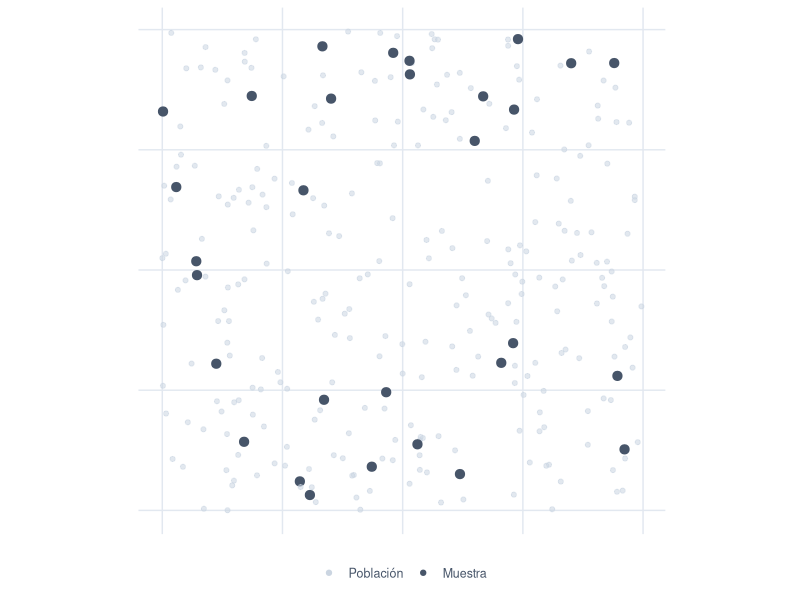
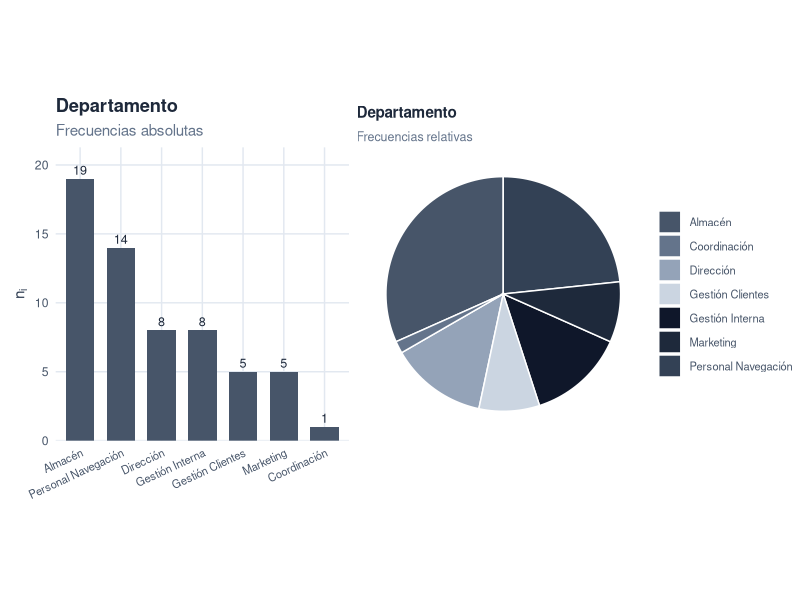
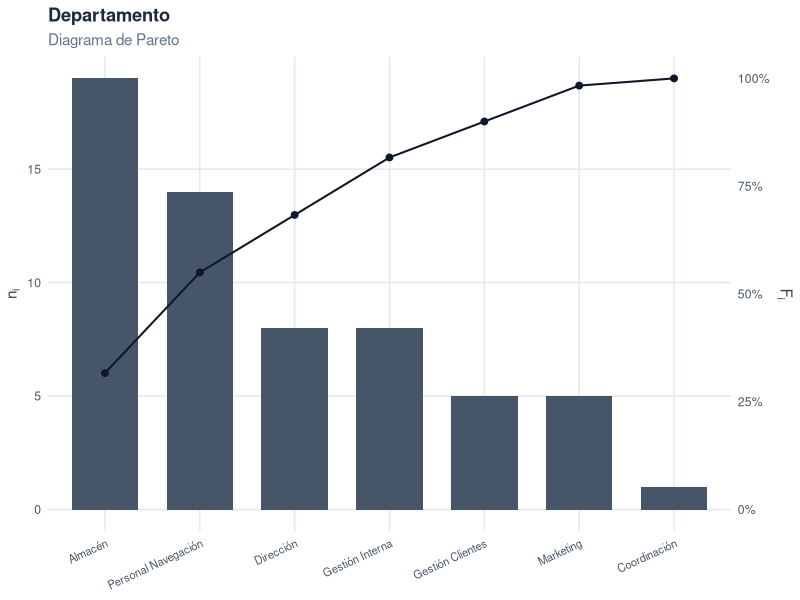
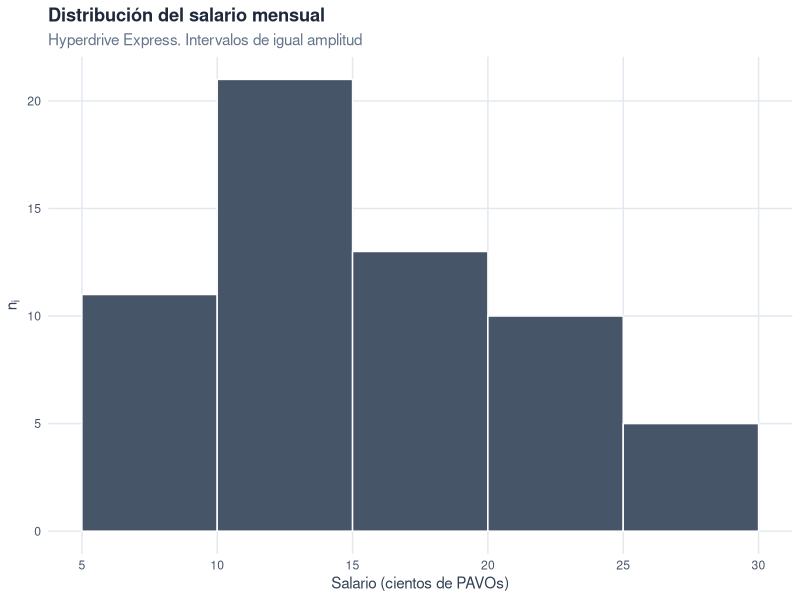
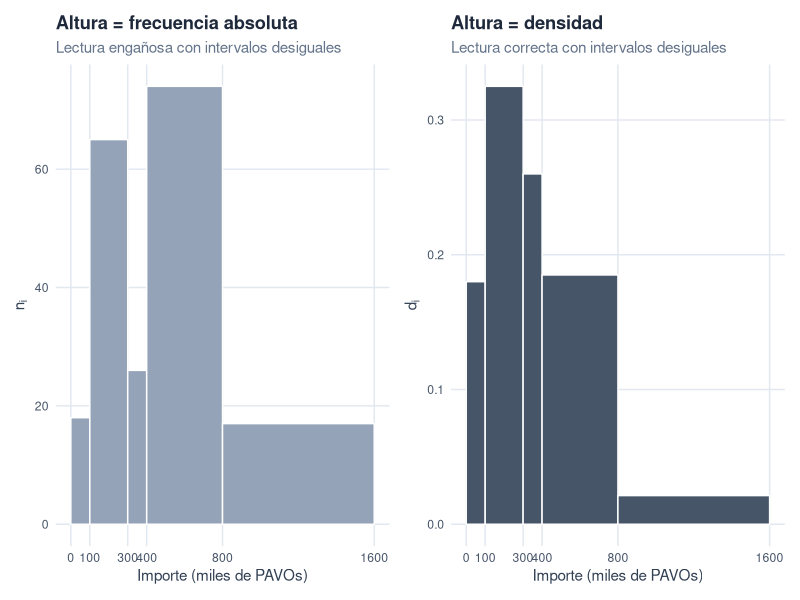

Source code (R) for these figures, in order:
## ---- chunk 1
knitr::opts_chunk$set(
  echo       = FALSE,
  message    = FALSE,
  warning    = FALSE,
  fig.align  = "center",
  fig.width  = 6.5,
  fig.height = 4,
  dpi        = 200,
  out.width  = "100%"
)

library(dplyr)
library(tibble)
library(ggplot2)
library(forcats)
library(knitr)
library(kableExtra)
library(scales)
library(patchwork)

# Paleta sobria, coordinada con el color primario del libro (#475569).
pal_libro  <- c("#475569", "#64748b", "#94a3b8", "#cbd5e1",
                "#0f172a", "#1e293b", "#334155")
pal_acento <- "#475569"

# Tema ggplot consistente para todo el capítulo.
theme_libro <- function() {
  theme_minimal(base_size = 11) +
    theme(
      plot.title       = element_text(face = "bold", color = "#1e293b"),
      plot.subtitle    = element_text(color = "#64748b"),
      plot.caption     = element_text(color = "#94a3b8", size = 8),
      axis.title       = element_text(color = "#334155"),
      axis.text        = element_text(color = "#475569"),
      panel.grid.minor = element_blank(),
      panel.grid.major = element_line(color = "#e2e8f0"),
      legend.position  = "bottom",
      legend.title     = element_text(color = "#334155", size = 9),
      legend.text      = element_text(color = "#475569", size = 9)
    )
}
## ---- chunk 2
set.seed(42)
pob <- tibble(
  x = runif(300),
  y = runif(300)
) |>
  mutate(en_muestra = row_number() %in% sample(300, 30))

ggplot(pob, aes(x, y)) +
  geom_point(aes(color = en_muestra, size = en_muestra, alpha = en_muestra)) +
  scale_color_manual(values = c(`FALSE` = "#cbd5e1", `TRUE` = "#475569"),
                     labels = c("Población", "Muestra"),
                     name   = NULL) +
  scale_size_manual(values  = c(`FALSE` = 1.4, `TRUE` = 2.8), guide = "none") +
  scale_alpha_manual(values = c(`FALSE` = 0.55, `TRUE` = 1),  guide = "none") +
  coord_fixed() +
  labs(x = NULL, y = NULL) +
  theme_libro() +
  theme(axis.text = element_blank(), panel.grid = element_blank())
## ---- chunk 3
set.seed(1789)
n_emp <- 60

# Pool de nombres siguiendo la convención R-Stars:
# primer nombre del cine de ciencia ficción + apellido = género de ave (latín).
nombres_sf <- c("Spike", "Faye", "Jet", "Ed", "Vicious",
                "Luke", "Leia", "Han", "Rey", "Finn", "Poe", "Padmé",
                "Spock", "Data", "Picard", "Janeway", "Geordi",
                "Ripley", "Bishop", "Hicks", "Newt",
                "Deckard", "Roy", "Rachael",
                "Neo", "Trinity", "Morpheus",
                "Mal", "Zoe", "River", "Jayne",
                "Holden", "Naomi", "Amos", "Bobbie",
                "Starbuck", "Apollo", "Adama", "Kara",
                "Sarah", "Kyle", "John")

apellidos_aves <- c("Pyrrhula", "Tachyeres", "Bucephala", "Calidris",
                    "Diomedea", "Bubo", "Falco", "Phoenicopterus", "Larus",
                    "Hirundo", "Accipiter", "Psittacus", "Columba", "Corvus",
                    "Anas", "Cygnus", "Gallus", "Pavo", "Ardea", "Grus",
                    "Aquila", "Tinamus", "Tachybaptus", "Athene", "Strix",
                    "Spheniscus", "Apteryx", "Dromaius", "Ramphastos",
                    "Pelecanus", "Vultur", "Struthio", "Turdus", "Merula",
                    "Rhea", "Ara")

empresa <- tibble(
  id_empleado = sprintf("E%03d", seq_len(n_emp)),
  nombre = paste(sample(nombres_sf,      n_emp, replace = TRUE),
                 sample(apellidos_aves,  n_emp, replace = TRUE)),
  nivel_estudios = sample(
    c("Básicos", "Medios", "Universitarios"),
    n_emp, replace = TRUE, prob = c(0.20, 0.42, 0.38)
  ) |>
    factor(levels = c("Básicos", "Medios", "Universitarios"), ordered = TRUE),
  departamento = sample(
    c("Almacén", "Gestión Interna", "Gestión Clientes", "Personal Navegación",
      "Marketing", "Coordinación", "Dirección"),
    n_emp, replace = TRUE,
    prob = c(0.22, 0.16, 0.18, 0.20, 0.08, 0.06, 0.10)
  )
)

# Asignamos un salario coherente con el nivel de estudios.
empresa <- empresa |>
  mutate(
    salario = case_when(
      nivel_estudios == "Básicos"        ~ sample(c(8, 9, 10, 12),
                                                  n(), TRUE,
                                                  prob = c(0.25, 0.30, 0.30, 0.15)),
      nivel_estudios == "Medios"         ~ sample(c(10, 12, 15, 18),
                                                  n(), TRUE,
                                                  prob = c(0.20, 0.30, 0.35, 0.15)),
      nivel_estudios == "Universitarios" ~ sample(c(18, 20, 22, 25, 30),
                                                  n(), TRUE,
                                                  prob = c(0.20, 0.30, 0.25, 0.15, 0.10))
    )
  )
## ---- chunk 4
empresa |>
  head(6) |>
  select(`Cód.` = id_empleado, Nombre = nombre,
         `Salario` = salario, `N. Estudios` = nivel_estudios,
         Departamento = departamento) |>
  kable(
        align = "c") |>
  kable_styling(bootstrap_options = c("hover", "condensed"),
                full_width = FALSE,
                position = "center",
                font_size = 13)
## ---- chunk 5
frec_salario <- empresa |>
  count(salario, name = "n_i") |>
  arrange(salario) |>
  mutate(
    N_i = cumsum(n_i),
    f_i = n_i / sum(n_i),
    F_i = cumsum(f_i)
  )

frec_salario |>
  kable(
        col.names = c("$x_i$ (Salario)", "$n_i$", "$N_i$", "$f_i$", "$F_i$"),
        digits = c(0, 0, 0, 4, 4),
        align = "c",
        escape = FALSE) |>
  kable_styling(bootstrap_options = c("hover", "condensed"),
                full_width = FALSE,
                position = "center",
                font_size = 13)
## ---- chunk 6
frec_estudios <- empresa |>
  count(nivel_estudios, name = "n_i") |>
  arrange(nivel_estudios) |>
  mutate(
    N_i = cumsum(n_i),
    f_i = n_i / sum(n_i),
    F_i = cumsum(f_i)
  )

frec_estudios |>
  kable(
        col.names = c("$x_i$ (Nivel de estudios)", "$n_i$", "$N_i$",
                      "$f_i$", "$F_i$"),
        digits = c(NA, 0, 0, 4, 4),
        align = "c",
        escape = FALSE) |>
  kable_styling(bootstrap_options = c("hover", "condensed"),
                full_width = FALSE,
                position = "center",
                font_size = 13)
## ---- chunk 7
frec_departamento <- empresa |>
  count(departamento, name = "n_i") |>
  arrange(desc(n_i)) |>
  mutate(f_i = n_i / sum(n_i))

frec_departamento |>
  kable(
        col.names = c("$x_i$ (Departamento)", "$n_i$", "$f_i$"),
        digits = c(NA, 0, 4),
        align = "c",
        escape = FALSE) |>
  kable_styling(bootstrap_options = c("hover", "condensed"),
                full_width = FALSE,
                position = "center",
                font_size = 13)
## ---- chunk 8
cortes <- c(5, 10, 15, 20, 25, 30)

frec_int <- empresa |>
  mutate(intervalo = cut(salario, breaks = cortes,
                         include.lowest = TRUE, right = TRUE)) |>
  count(intervalo, name = "n_i") |>
  mutate(
    L_inf = head(cortes, -1),
    L_sup = tail(cortes, -1),
    x_i   = (L_inf + L_sup) / 2,
    c_i   = L_sup - L_inf,
    d_i   = n_i / c_i,
    f_i   = n_i / sum(n_i),
    N_i   = cumsum(n_i),
    F_i   = cumsum(f_i)
  ) |>
  select(Intervalo = intervalo, x_i, c_i, n_i, N_i, f_i, F_i, d_i)

frec_int |>
  kable(
        col.names = c("Intervalo", "$x_i$", "$c_i$", "$n_i$", "$N_i$",
                      "$f_i$", "$F_i$", "$d_i$"),
        digits = c(NA, 1, 0, 0, 0, 4, 4, 4),
        align = "c",
        escape = FALSE) |>
  kable_styling(bootstrap_options = c("hover", "condensed"),
                full_width = FALSE,
                position = "center",
                font_size = 13)
## ---- chunk 9
k_sturges_raw <- 1 + log2(nrow(empresa))
k_sturges     <- ceiling(k_sturges_raw)
sal_min       <- min(empresa$salario)
sal_max       <- max(empresa$salario)
c_teor        <- (sal_max - sal_min) / k_sturges
cortes_teor   <- seq(sal_min, sal_max, length.out = k_sturges + 1)

fmt <- function(x, d = 2) {
  format(round(x, d), decimal.mark = ",", nsmall = d, trim = TRUE)
}
## ---- chunk 10
df_dep <- frec_departamento |>
  mutate(departamento = fct_reorder(departamento, n_i, .desc = TRUE))

g_barras <- ggplot(df_dep, aes(departamento, n_i)) +
  geom_col(fill = pal_acento, width = 0.7) +
  geom_text(aes(label = n_i), vjust = -0.4,
            color = "#1e293b", size = 3.2) +
  scale_y_continuous(expand = expansion(mult = c(0, 0.12))) +
  labs(title = "Departamento", subtitle = "Frecuencias absolutas",
       x = NULL, y = expression(n[i])) +
  theme_libro() +
  theme(axis.text.x = element_text(angle = 25, hjust = 1, size = 8))

g_sectores <- ggplot(frec_departamento,
                     aes(x = "", y = f_i, fill = departamento)) +
  geom_col(width = 1, color = "white") +
  coord_polar(theta = "y") +
  scale_fill_manual(values = pal_libro, name = NULL) +
  labs(title = "Departamento", subtitle = "Frecuencias relativas") +
  theme_void() +
  theme(
    plot.title      = element_text(face = "bold", color = "#1e293b", size = 11),
    plot.subtitle   = element_text(color = "#64748b", size = 9),
    legend.text     = element_text(color = "#475569", size = 8),
    legend.position = "right"
  )

g_barras + g_sectores
## ---- chunk 11
pareto <- frec_departamento |>
  arrange(desc(n_i)) |>
  mutate(
    F_i = cumsum(f_i),
    departamento = factor(departamento, levels = departamento)
  )

coef <- max(pareto$n_i)

ggplot(pareto, aes(departamento)) +
  geom_col(aes(y = n_i), fill = pal_acento, width = 0.7) +
  geom_line(aes(y = F_i * coef, group = 1),
            color = "#0f172a", linewidth = 0.7) +
  geom_point(aes(y = F_i * coef), color = "#0f172a", size = 2) +
  scale_y_continuous(
    name     = expression(n[i]),
    sec.axis = sec_axis(~ . / coef,
                        name   = expression(F[i]),
                        labels = scales::label_percent(accuracy = 1))
  ) +
  labs(title = "Departamento", subtitle = "Diagrama de Pareto",
       x = NULL) +
  theme_libro() +
  theme(axis.text.x = element_text(angle = 25, hjust = 1, size = 8))
## ---- chunk 12
ggplot(empresa, aes(salario)) +
  geom_histogram(breaks = cortes, closed = "right",
                 fill = pal_acento, color = "white") +
  scale_x_continuous(breaks = cortes) +
  labs(title    = "Distribución del salario mensual",
       subtitle = "Hyperdrive Express. Intervalos de igual amplitud",
       x        = "Salario (cientos de PAVOs)",
       y        = expression(n[i])) +
  theme_libro()
## ---- chunk 13
set.seed(2025)
ventas <- tibble(
  cliente = sprintf("C%03d", 1:200),
  importe = round(pmin(rgamma(200, shape = 2, scale = 200), 1600), 0)
)

cortes_v <- c(0, 100, 300, 400, 800, 1600)

frec_ventas <- ventas |>
  mutate(intervalo = cut(importe, breaks = cortes_v,
                         include.lowest = TRUE, right = TRUE)) |>
  count(intervalo, name = "n_i") |>
  mutate(
    L_inf = head(cortes_v, -1),
    L_sup = tail(cortes_v, -1),
    x_i   = (L_inf + L_sup) / 2,
    c_i   = L_sup - L_inf,
    d_i   = n_i / c_i
  )

frec_ventas |>
  select(Intervalo = intervalo, n_i, c_i, x_i, d_i) |>
  kable(
        col.names = c("Intervalo", "$n_i$", "$c_i$", "$x_i$", "$d_i$"),
        digits = c(NA, 0, 0, 1, 4),
        align = "c",
        escape = FALSE) |>
  kable_styling(bootstrap_options = c("hover", "condensed"),
                full_width = FALSE,
                position = "center",
                font_size = 13)
## ---- chunk 14
g_mal <- ggplot(frec_ventas,
                aes(xmin = L_inf, xmax = L_sup,
                    ymin = 0, ymax = n_i)) +
  geom_rect(fill = "#94a3b8", color = "white") +
  scale_x_continuous(breaks = cortes_v) +
  labs(title    = "Altura = frecuencia absoluta",
       subtitle = "Lectura engañosa con intervalos desiguales",
       x        = "Importe (miles de PAVOs)",
       y        = expression(n[i])) +
  theme_libro()

g_bien <- ggplot(frec_ventas,
                 aes(xmin = L_inf, xmax = L_sup,
                     ymin = 0, ymax = d_i)) +
  geom_rect(fill = pal_acento, color = "white") +
  scale_x_continuous(breaks = cortes_v) +
  labs(title    = "Altura = densidad",
       subtitle = "Lectura correcta con intervalos desiguales",
       x        = "Importe (miles de PAVOs)",
       y        = expression(d[i])) +
  theme_libro()

g_mal + g_bien
